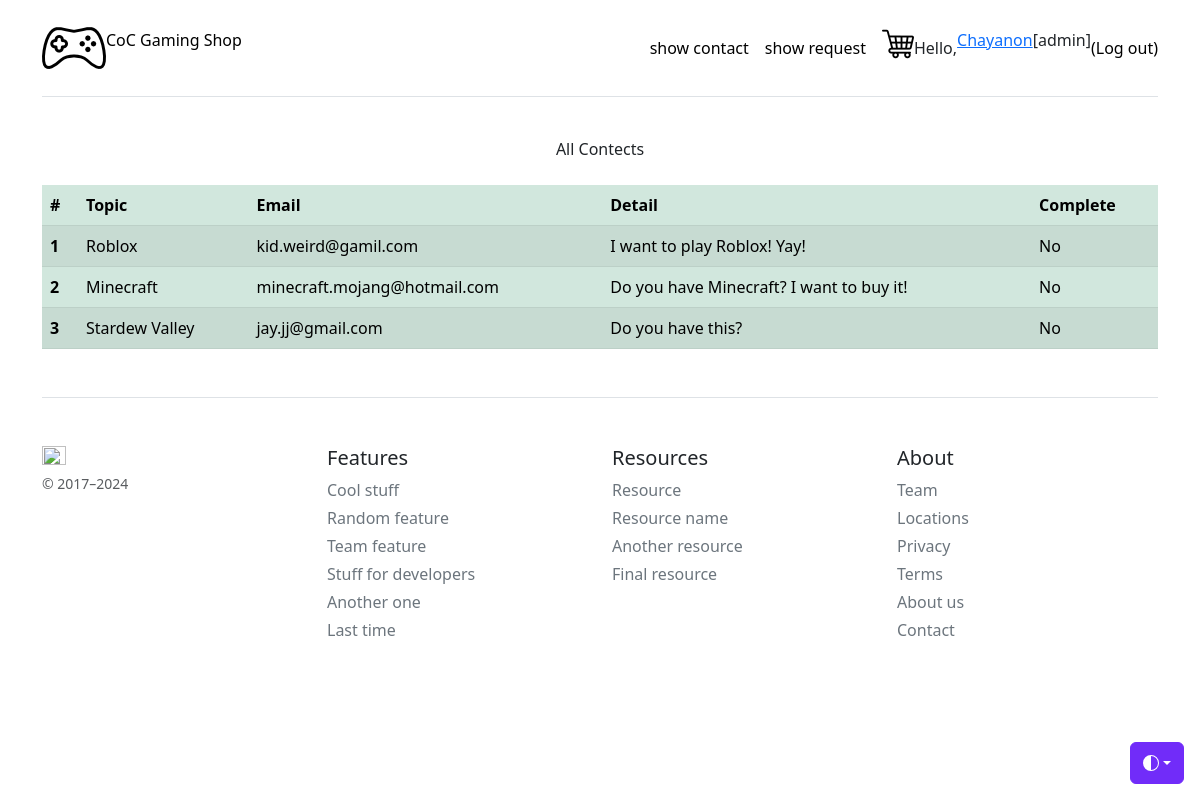
/showcontact/ (signed in), run on the app's committed database.
### myapp/models.py (models this page shows, shortened)
class Profile(models.Model):
    user = models.OneToOneField(User, on_delete=models.CASCADE)
    usertype = models.CharField (max_length=100, default='member')
    point = models.IntegerField(default=0)

class contactList(models.Model):
    topic = models.CharField(max_length=200)
    email = models.CharField(max_length=100)
    detail = models.TextField(null=True, blank=True)
    complete = models.BooleanField(default=False)

### myapp/views.py (the view)
# urls.py: path('showcontact/', showContact, name="showcontact-page"),
def showContact(request):
    allcontact = contactList.objects.all()
    context = {'contact': allcontact}
    return render(request, 'myapp/showcontact.html', context)

### myapp/template/myapp/showcontact.html
{% extends 'myapp/base.html' %}
{% load static %}
{% block myheader %}
    <center> All Contects </center>
{% endblock myheader %}
{% block content %}
<table class="table table-success table-striped">
    <thead>
        <tr>
            <th scope="col">#</th>
            <th scope="col">Topic</th>
            <th scope="col">Email</th>
            <th scope="col">Detail</th>
            <th scope="col">Complete</th>
        </tr>
    </thead>
    <tbody>
        {% for data in contact %}
        <tr>
            <th scope="row">{{forloop.counter}}</th>
            <td>{{data.topic}}</td>
            <td>{{data.email}}</td>
            <td>{{data.detail}}</td>
            {% if data.complete == True %}
                <td>Yes</td>
            {% else %}
                <td>No</td>
            {% endif %}
        </tr>
        {% endfor %}
    </tbody>
</table>
{% endblock content %}

### myapp/template/myapp/base.html (shortened to what this page needs)
{% load static %}
<!doctype html>
<html lang="en" data-bs-theme="auto">
  <head><script src="/docs/5.3/assets/js/color-modes.js"></script>
    <link rel="stylesheet" href="https://cdn.jsdelivr.net/npm/@docsearch/css@3">
<link href="https://getbootstrap.com/docs/5.3/dist/css/bootstrap.min.css" rel="stylesheet">
    <link href="https://getbootstrap.com/docs/5.3/examples/pricing/pricing.css" rel="stylesheet">
  </head>
  <body>
    <div class="dropdown position-fixed bottom-0 end-0 mb-3 me-3 bd-mode-toggle">
      <button class="btn btn-bd-primary py-2 dropdown-toggle d-flex align-items-center"
              id="bd-theme"
              type="button"
              aria-expanded="false"
              data-bs-toggle="dropdown"
              aria-label="Toggle theme (auto)">
        <svg class="bi my-1 theme-icon-active" width="1em" height="1em"><use href="#circle-half"></use></svg>
      </button>
    </div>
<div class="container py-3">
  <header>
    <div class="d-flex flex-column flex-md-row align-items-center pb-3 mb-4 border-bottom">
      <a href="/" class="d-flex align-items-center link-body-emphasis text-decoration-none">
        <img src="{% static 'image/console.png' %}" alt="logo image">
        <p>CoC Gaming Shop</p>
      </a>
      <nav class="d-inline-flex mt-2 mt-md-0 ms-md-auto">
        {% if user.profile.usertype == 'admin' %}
          <a class="me-3 py-2 link-body-emphasis text-decoration-none" href="{% url 'showcontact-page' %}">show contact</a>
          <a class="me-3 py-2 link-body-emphasis text-decoration-none" href="{% url 'admin-cart-review' %}">show request</a>
        {% endif %}
        {% if user.is_authenticated %}
          <a href="{% url 'cart-review' %}" title="View Cart">
            <img src="{% static 'image/cart-icon.png' %}" alt="Cart">
          </a>
          <a class="py-2 text-dark text-decoration-none" href="#">
            Hello, <a href="{% url 'profile-page'%}">{{user.first_name}}</a>
            [{{user.profile.usertype}}]
          </a>
          <a class="py-2 link-body-emphasis text-decoration-none" href="{% url 'logout' %}">(Log out)</a>
        {% else %}
          <a class="py-2 link-body-emphasis text-decoration-none" href="{% url 'login' %}">Log in</a>
        {% endif %}
      </nav>
    </div>
    <div class="pricing-header p-3 pb-md-4 mx-auto text-center">
      {% block myheader %}
      {% endblock myheader %}
    </div>
  </header>
  <main>
    {% block content %}
    {% endblock content %}
  </main>
  <footer class="pt-4 my-md-5 pt-md-5 border-top">
    <div class="row">
      <div class="col-12 col-md">
        <img class="mb-2" src="https://getbootstrap.com/docs/5.3/assets/brand/bootstrap-logo.svg" alt="" width="24" height="19">
        <small class="d-block mb-3 text-body-secondary">&copy; 2017–2024</small>
      </div>
      <div class="col-6 col-md">
        <h5>Features</h5>
        <ul class="list-unstyled text-small">
          <li class="mb-1"><a class="link-secondary text-decoration-none" href="#">Cool stuff</a></li>
          <li class="mb-1"><a class="link-secondary text-decoration-none" href="#">Random feature</a></li>
          <li class="mb-1"><a class="link-secondary text-decoration-none" href="#">Team feature</a></li>
          <li class="mb-1"><a class="link-secondary text-decoration-none" href="#">Stuff for developers</a></li>
          <li class="mb-1"><a class="link-secondary text-decoration-none" href="#">Another one</a></li>
          <li class="mb-1"><a class="link-secondary text-decoration-none" href="#">Last time</a></li>
        </ul>
      </div>
      <div class="col-6 col-md">
        <h5>Resources</h5>
        <ul class="list-unstyled text-small">
          <li class="mb-1"><a class="link-secondary text-decoration-none" href="#">Resource</a></li>
          <li class="mb-1"><a class="link-secondary text-decoration-none" href="#">Resource name</a></li>
          <li class="mb-1"><a class="link-secondary text-decoration-none" href="#">Another resource</a></li>
          <li class="mb-1"><a class="link-secondary text-decoration-none" href="#">Final resource</a></li>
        </ul>
      </div>
      <div class="col-6 col-md">
        <h5>About</h5>
        <ul class="list-unstyled text-small">
          <li class="mb-1"><a class="link-secondary text-decoration-none" href="#">Team</a></li>
          <li class="mb-1"><a class="link-secondary text-decoration-none" href="#">Locations</a></li>
          <li class="mb-1"><a class="link-secondary text-decoration-none" href="#">Privacy</a></li>
          <li class="mb-1"><a class="link-secondary text-decoration-none" href="#">Terms</a></li>
          <li class="mb-1"><a class="link-secondary text-decoration-none" href="{% url 'about-page' %}">About us</a></li>
          <li class="mb-1"><a class="link-secondary text-decoration-none" href="{% url 'contact-page' %}">Contact</a></li>
        </ul>
      </div>
    </div>
  </footer>
</div>
    </body>
</html>

### myapp/template/myapp/base.html (style rules this page uses)
.bi { vertical-align: -.125em; fill: currentColor; }
.btn-bd-primary { --bd-violet-bg: #712cf9; --bd-violet-rgb: 112.520718, 44.062154, 249.437846; --bs-btn-font-weight: 600; --bs-btn-color: var(--bs-white); --bs-btn-bg: var(--bd-violet-bg); --bs-btn-border-color: var(--bd-violet-bg); --bs-btn-hover-color: var(--bs-white); --bs-btn-hover-bg: #6528e0; --bs-btn-hover-border-color: #6528e0; --bs-btn-focus-shadow-rgb: var(--bd-violet-rgb); --bs-btn-active-color: var(--bs-btn-hover-color); --bs-btn-active-bg: #5a23c8; --bs-btn-active-border-color: #5a23c8; }
.bd-mode-toggle { z-index: 1500; }

### data on the page
contactList: topic "Roblox", email "kid.weird@gamil.com", detail "I want to play Roblox! Yay!", complete "No"
contactList: topic "Minecraft", email "minecraft.mojang@hotmail.com", detail "Do you have Minecraft? I want to buy it!", complete "No"
contactList: topic "Stardew Valley", email "jay.jj@gmail.com", detail "Do you have this?", complete "No"

### other printed values
{{ user.first_name }} "Chayanon"
{{ user.profile.usertype }} "admin"
